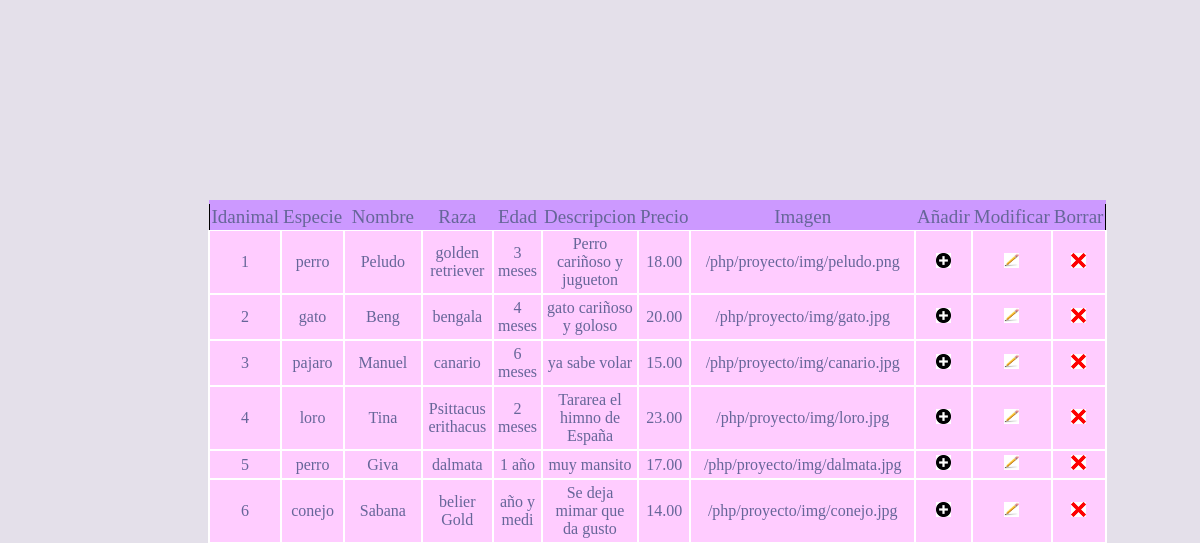
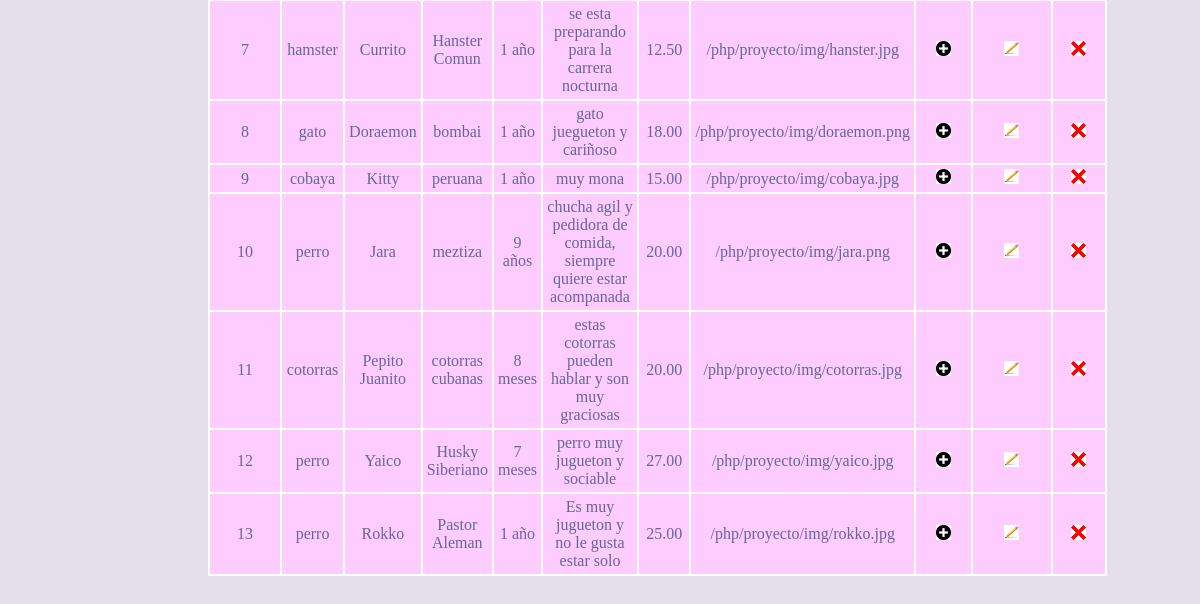
/PHP/adanimal.php, run on an earlier commit of the app's database (2 pictures, top to bottom).
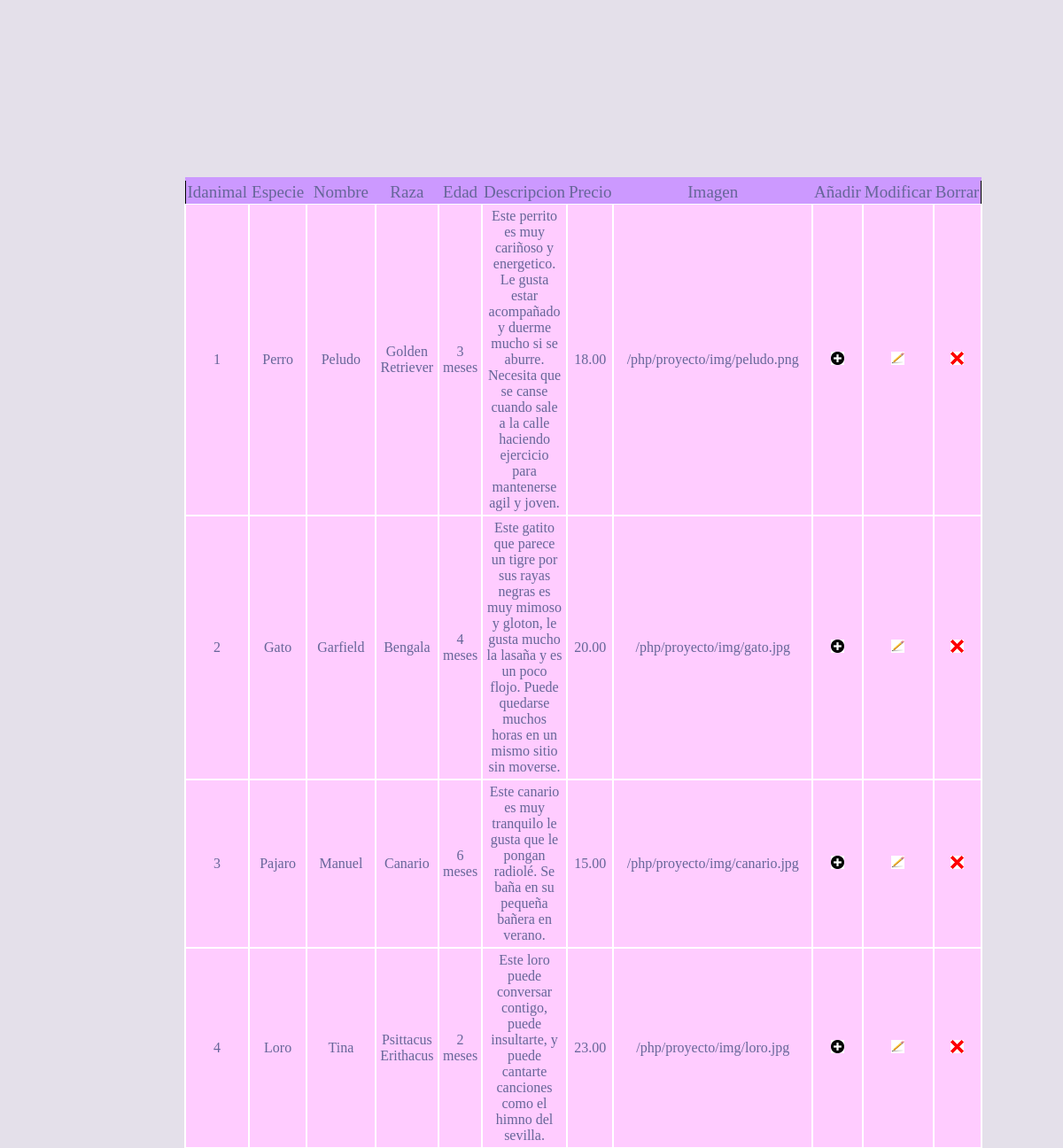
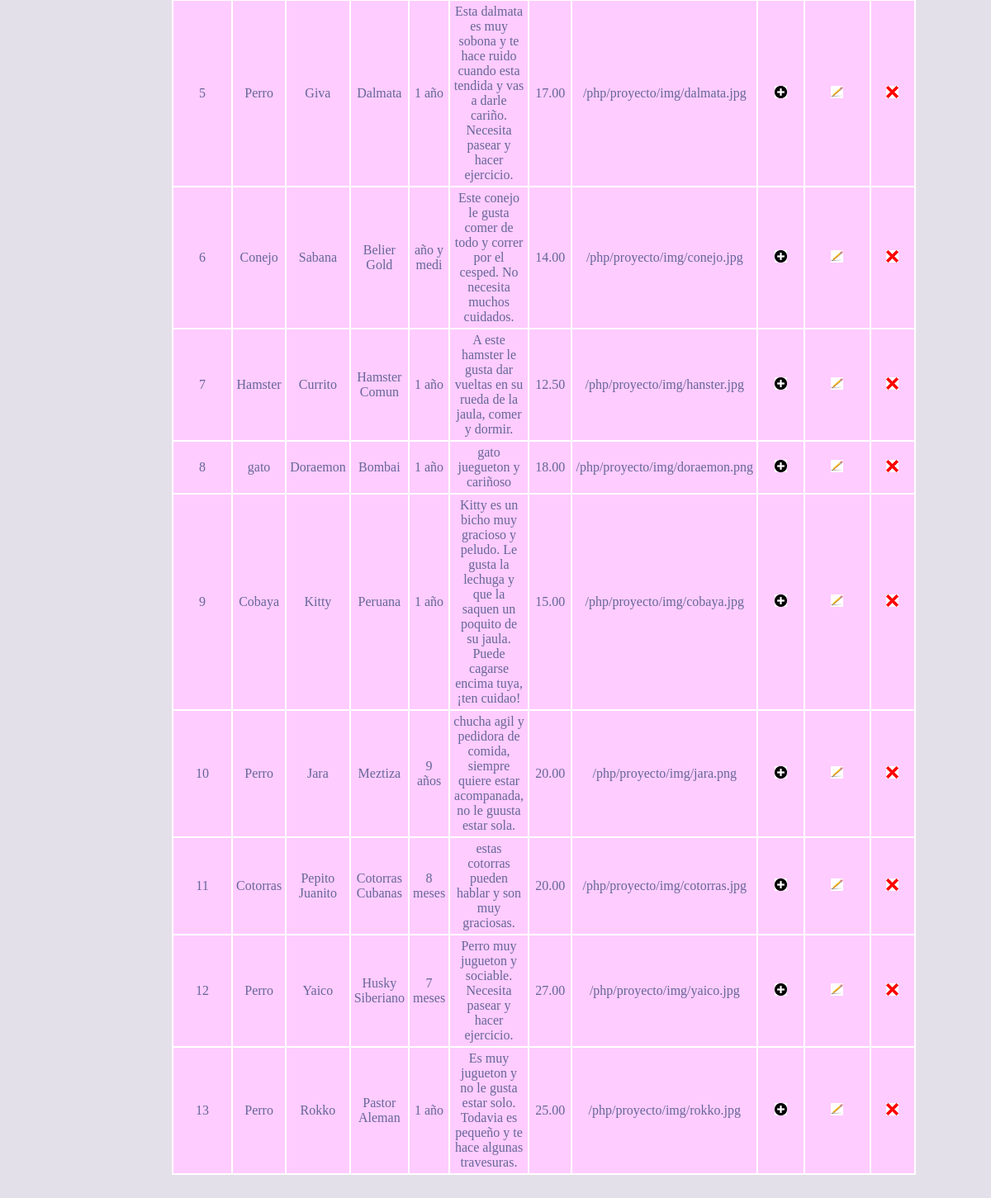
And on a later commit of the database (2 pictures, top to bottom).
### tables this page shows
create table animal
(
    idanimal        int auto_increment not null,
    especie      	varchar(20),
    nombre	      	varchar(25),
    raza  			varchar(50),
    edad			varchar(10),
    descripcion		varchar(500),
    precio      	decimal(5,2),
    imagen			varchar(500),
    primary key(idanimal)
 );

### PHP/adanimal.php (the view, shortened to what this page needs)
<!DOCTYPE html>
<html lang="en">
  <head>
    <link rel="stylesheet" href="css/tablas.css">
  </head>
  <body>
    <?php
       include_once "conec.php";
      if ($result = $connection->query("SELECT * FROM animal;")) {
            if ($result){
            echo "<table style='border:1px solid black;'>";
            echo "<thead>";
            echo "<tr>";
            echo "<th>Idanimal</th>";
            echo "<th>Especie</th>";
            echo "<th>Nombre</th>";
            echo "<th>Raza</th>";
            echo "<th>Edad</th>";
            echo "<th>Descripcion</th>";
            echo "<th>Precio</th>";
            echo "<th>Imagen</th>";
            echo "<th>Añadir</th>";
            echo "<th>Modificar</th>";
            echo "<th>Borrar</th>";
            echo "</thead>";
          }
      ?>
      <?php
          while($obj = $result->fetch_object()) {
              echo "<tr>";
              echo "<td>".$obj->idanimal."</td>";
              echo "<td>".$obj->especie."</td>";
              echo "<td>".$obj->nombre."</td>";
              echo "<td>".$obj->raza."</td>";
              echo "<td>".$obj->edad."</td>";
              echo "<td>".$obj->descripcion."</td>";
              echo "<td>".$obj->precio."</td>";
              echo "<td>".$obj->imagen."</td>";
              echo "<td><a href='añadirani.php?id=".$obj->idanimal."'><img src='img/añadir.png' width='15px' height='15px'/></a></td>";
              echo "<td><a href='editarani.php?id=".$obj->idanimal."'><img src='img/modificar.jpg' width='15px'height='15px'/></a></td>";
              echo "<td><a href='borrarani.php?id=".$obj->idanimal."'><img src='img/borrar.png' width='15px' height='15px'/></a></td>";
              echo "</tr>";
          }
      }
    ?>
  </body>
</html>

### PHP/conec.php (shortened to what this page needs)
<!DOCTYPE html>
<html>
<head>
</head>
<body>
</body>
</html>

### PHP/css/tablas.css (style rules this page uses)
table { text-align: center; border-collapse: collapse; font-size: 16px; margin: 200px; }
th { font-size: 19px; font-weight: normal; padding: 2px; background: #c9f; border-top: 4px solid #c9f; border-bottom: 1px solid #fff; color: #669; }
td { padding: 4px; background: #fcf; border: 2px solid #fff; color: #669; border-top: 1px }
body { background: #e4e0ea; }

What changed in the data, as far as the page shows it:
changed animal "Peludo": especie "perro" → "Perro"; raza "golden retriever" → "Golden Retriever"; descripcion "Perro cariñoso y jugueton" → "Este perrito es muy cariñoso y energetico. Le gusta estar acompañado y duerme mucho si se aburre. Necesita que se canse cuando sale a la calle haciendo ejercicio para mantenerse agil y joven."
changed animal "4 meses": especie "gato" → "Gato"; nombre "Beng" → "Garfield"; raza "bengala" → "Bengala"; descripcion "gato cariñoso y goloso" → "Este gatito que parece un tigre por sus rayas negras es muy mimoso y gloton, le gusta mucho la lasaña y es un poco flojo. Puede quedarse muchos horas en un mismo sitio sin moverse."
changed animal "Manuel": especie "pajaro" → "Pajaro"; raza "canario" → "Canario"; descripcion "ya sabe volar" → "Este canario es muy tranquilo le gusta que le pongan radiolé. Se baña en su pequeña bañera en verano."
changed animal "Tina": especie "loro" → "Loro"; raza "Psittacus erithacus" → "Psittacus Erithacus"; descripcion "Tararea el himno de España" → "Este loro puede conversar contigo, puede insultarte, y puede cantarte canciones como el himno del sevilla."
changed animal "Giva": especie "perro" → "Perro"; raza "dalmata" → "Dalmata"; descripcion "muy mansito" → "Esta dalmata es muy sobona y te hace ruido cuando esta tendida y vas a darle cariño. Necesita pasear y hacer ejercicio."
changed animal "Sabana": especie "conejo" → "Conejo"; raza "belier Gold" → "Belier Gold"; descripcion "Se deja mimar que da gusto" → "Este conejo le gusta comer de todo y correr por el cesped. No necesita muchos cuidados."
changed animal "Currito": especie "hamster" → "Hamster"; raza "Hanster Comun" → "Hamster Comun"; descripcion "se esta preparando para la carrera nocturna" → "A este hamster le gusta dar vueltas en su rueda de la jaula, comer y dormir."
changed animal "gato": raza "bombai" → "Bombai"
changed animal "Kitty": especie "cobaya" → "Cobaya"; raza "peruana" → "Peruana"; descripcion "muy mona" → "Kitty es un bicho muy gracioso y peludo. Le gusta la lechuga y que la saquen un poquito de su jaula. Puede cagarse encima tuya, ¡ten cuidao!"
changed animal "Jara": especie "perro" → "Perro"; raza "meztiza" → "Meztiza"; descripcion "chucha agil y pedidora de comida, siempre quiere estar acompanada" → "chucha agil y pedidora de comida, siempre quiere estar acompanada, no le guusta estar sola."
changed animal "Pepito Juanito": especie "cotorras" → "Cotorras"; raza "cotorras cubanas" → "Cotorras Cubanas"; descripcion "estas cotorras pueden hablar y son muy graciosas" → "estas cotorras pueden hablar y son muy graciosas."
changed animal "Yaico": especie "perro" → "Perro"; descripcion "perro muy jugueton y sociable" → "Perro muy jugueton y sociable. Necesita pasear y hacer ejercicio."
changed animal "Rokko": especie "perro" → "Perro"; descripcion "Es muy jugueton y no le gusta estar solo" → "Es muy jugueton y no le gusta estar solo. Todavia es pequeño y te hace algunas travesuras."
